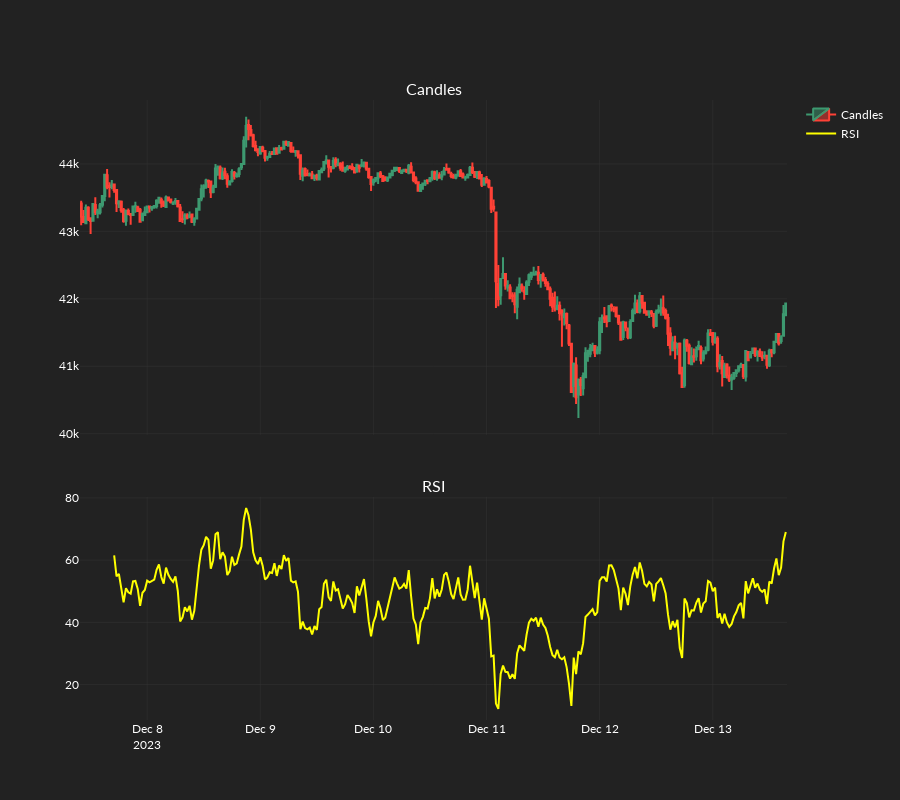

Notebook cell for this chart:
### Code cell
plot_rsi(
    candles=candles,
    indicator=rsi,
)

### Figure 1 — Plotly figure (JSON) as saved in the notebook; plotly's stock layout.template omitted (floating-point values rounded to 4 significant figures; data arrays with more than 128 entries replaced by an {"elided": "..."} marker saying what was removed)
{"data": [{"close": {"elided": "300 float values"}, "high": {"elided": "300 float values"}, "low": {"elided": "300 float values"}, "name": "Candles", "open": {"elided": "300 float values"}, "type": "candlestick", "x": {"elided": "300 str values"}, "xaxis": "x", "yaxis": "y"}, {"line": {"color": "yellow"}, "name": "RSI", "type": "scatter", "x": {"elided": "300 str values"}, "xaxis": "x2", "y": {"elided": "300 float values"}, "yaxis": "y2"}], "layout": {"annotations": [{"font": {"size": 16}, "showarrow": false, "text": "Candles", "x": 0.5, "xanchor": "center", "xref": "paper", "y": 1, "yanchor": "bottom", "yref": "paper"}, {"font": {"size": 16}, "showarrow": false, "text": "RSI", "x": 0.5, "xanchor": "center", "xref": "paper", "y": 0.36, "yanchor": "bottom", "yref": "paper"}], "height": 800, "xaxis": {"anchor": "y", "domain": [0, 1], "matches": "x2", "rangeslider": {"visible": false}, "showticklabels": false}, "xaxis2": {"anchor": "y2", "domain": [0, 1]}, "yaxis": {"anchor": "x", "domain": [0.46, 1]}, "yaxis2": {"anchor": "x2", "domain": [0, 0.36]}}}
